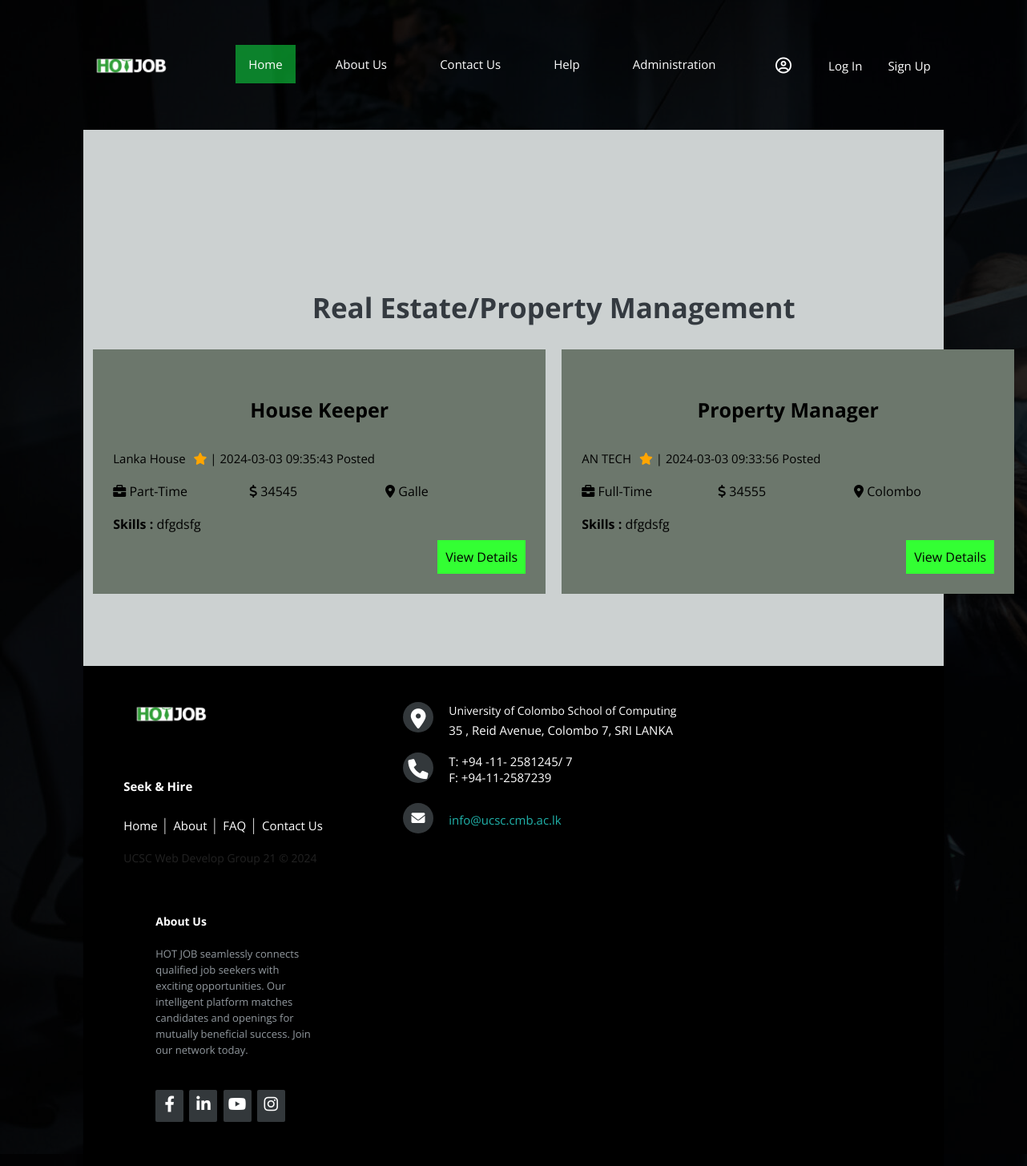
Screenshot of /job/real_estate_property.php with the database file from the repository.
### tables this page shows
CREATE TABLE `job_data` (
  `jobId` int(11) NOT NULL,
  `recId` int(11) NOT NULL,
  `companyName` varchar(255) NOT NULL,
  `companyWeb` varchar(255) NOT NULL,
  `companyDesc` varchar(255) NOT NULL,
  `jobCategory` varchar(255) NOT NULL,
  `jobTitle` varchar(255) NOT NULL,
  `jobDesc` varchar(500) NOT NULL,
  `jobLoc` varchar(255) NOT NULL,
  `jobType` varchar(255) NOT NULL,
  `salary` decimal(20,0) NOT NULL,
  `benefit` varchar(500) NOT NULL,
  `empStatus` varchar(255) NOT NULL,
  `recName` varchar(255) NOT NULL,
  `recEmail` varchar(255) NOT NULL,
  `recPhone` int(20) NOT NULL,
  `minSkill` varchar(255) NOT NULL,
  `minEdu` varchar(255) NOT NULL,
  `appIns` varchar(500) NOT NULL,
  `reqAppMat` varchar(255) NOT NULL,
  `createdTime` timestamp NOT NULL DEFAULT current_timestamp() ON UPDATE current_timestamp()
);

### job/real_estate_property.php (the view, shortened to what this page needs)
<!DOCTYPE html>
<html>
<head>
    <link rel="stylesheet" href="./../css/job_category.css">
</head>
<body>
<?php include("job_header.php");
include("./../includes/job.dbh.inc.php") ?>
<main>
    <article>
        <div class="width-100 recent-job">
            <div class="jobcontainer">
                <h2 class="recent-job-heading">Real Estate/Property Management</h2>
                <?php
                $sql = "SELECT * FROM job_data WHERE jobCategory='Real Estate/Property Management' ORDER BY createdTime Desc";
                $result = $conn->query($sql);
                if ($result->num_rows > 0) {
                    while($row = $result->fetch_assoc()) {
                        ?>
                        <div class="width-50">
                            <div class="recent-job-list">
                                <div class="width-100">
                                    <h4 class="job-title"><?php echo $row["jobTitle"]; ?></h4>
                                    <p class="job-company"><?php echo $row["companyName"]; ?><i class="fa fa-star" aria-hidden="true"></i> | <?php echo$row["createdTime"]; ?> Posted </p>
                                </div>
                                <div class="width-33">
                                    <i class="fa fa-briefcase" aria-hidden="true"></i> <?php echo $row["jobType"]; ?>
                                </div>
                                <div class="width-33">
                                    <i class="fas fa-dollar-sign" aria-hidden="true"></i> <?php echo $row["salary"]; ?>
                                </div>
                                <div class="width-33">
                                    <i class="fas fa-map-marker-alt" aria-hidden="true"></i> <?php echo $row["jobLoc"]; ?>
                                </div>
                                <div class="width-100">
                                    <p class="job-skill">
                                        <b>Skills : </b><?php echo $row["minSkill"]; ?>
                                    </p>
                                </div>
                                <div class="width-100">
                                        <div class="width-100">
                                        <a href="./../job_details.php?job_Id=<?php echo $row['jobId']; ?>" class="job-apply-button">View Details</a>
                                    </div>
                                </div>
                            </div>
                        </div>
                        <?php
                    }
                } else {
                    echo "<p class='width-100'>No jobs found.</p>";
                }
                ?>
            </div>
        </div>
    </article>
</main>
</body>
<?php include("job_footer.php"); ?>
</html>

### css/job_category.css (style rules this page uses)
body { background-image: linear-gradient(rgba(0,0,0,0.8),rgba(0,0,0,0.8)),url(./../images/background.png); color: #fff; font-family: Arial, sans-serif; }
h2 { color: #4CAF50; padding-top: 10%; }
h4 { color: #000000; }
a { color: #4CAF50; text-decoration: none; }
.jobcontainer { background-color: none; padding: 2px; border-radius: 0px; width: 100%; }
.recent-job { padding-top: 50px; background-color: #CCD1D1; padding-bottom: 70px; }
.recent-job-heading { text-align:center; color: #343a40; font-size: 35px; }
.recent-job-list { float: left; background-color:#6c776c ; padding: 25px; margin-left: 10px; margin-right: 10px; margin-bottom: 20px; }
.job-title { text-align: center; font-size: 25px; }
.job-company { margin-top: 10px; margin-bottom: 20px; color: black; }
.job-company i { color: orange; margin-left: 10px; }
.job-skill { margin-top: 20px; margin-bottom: 10px; font-size: 16px; color: black; }
.job-apply-button { background: #33FF33; padding: 10px; color:black; text-decoration: none; float: right; }
.jobcontainer { width: 1170px; margin: 0px auto; }
.width-100 { width: 100%; float: left; color: black; }
.width-50 { float: left; width: 50%; color: black; }
.width-33 { width: 33%; float: left; color: black; }

### css/home.css (style rules this page uses)
body { margin: 0; padding: 2px; font-family: 'Segoe UI', Tahoma, Geneva, Verdana, sans-serif, sans-serif; background-image: linear-gradient(rgba(0, 0, 0, 0.8),rgba(0,0,0,0.8)),url(./../images/background.png); }
p { color: white; font-size: 15px; line-height: 20px; text-decoration: none; }
.recent-job { padding-top: 50px; background-color: #CCD1D1; padding-bottom: 70px; }
.recent-job-heading { text-align:center; color: #343a40; font-size: 35px; }
.recent-job-list { float: left; background-color:#6c776c ; padding: 25px; margin-left: 10px; margin-right: 10px; margin-bottom: 20px; }
.job-title { text-align: center; font-size: 25px; }
.job-company { margin-top: 10px; margin-bottom: 20px; color: black; }
.job-company i { color: orange; margin-left: 10px; }
.job-skill { margin-top: 20px; margin-bottom: 10px; font-size: 16px; color: black; }
.job-apply-button { background: #33FF33; padding: 10px; color:black; text-decoration: none; float: right; }
.jobcontainer { width: 1170px; margin: 0px auto; }
.width-100 { width: 100%; float: left; color: black; }
.width-50 { float: left; width: 50%; color: black; }
.width-33 { width: 33%; float: left; color: black; }

### css/footer.css (style rules this page uses)
* { font-family: Open Sans; }

### rows the page displays
job_data: jobTitle "House Keeper", companyName "Lanka House", createdTime "2024-03-03 09:35:43", jobType "Part-Time", salary "34545", jobLoc "Galle", minSkill "dfgdsfg"
job_data: jobTitle "Property Manager", companyName "AN TECH", createdTime "2024-03-03 09:33:56", jobType "Full-Time", salary "34555", jobLoc "Colombo", minSkill "dfgdsfg"
